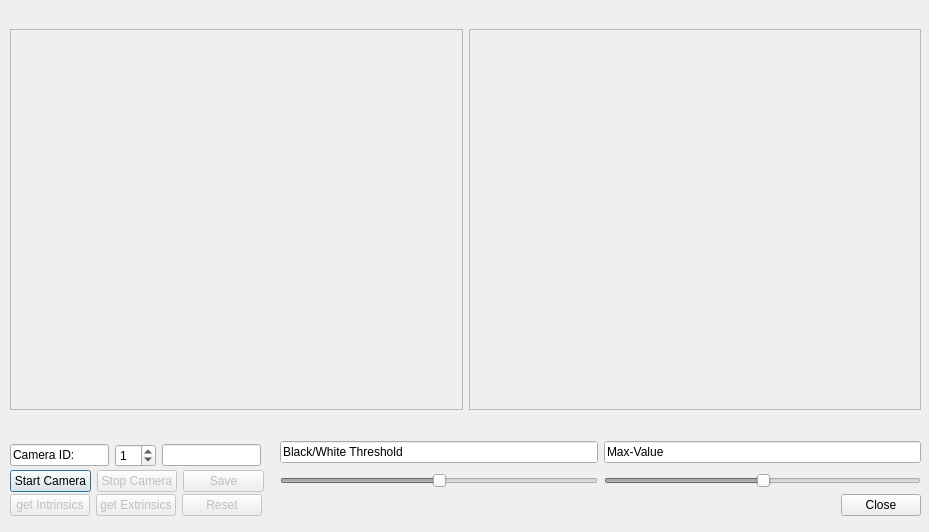
<?xml version="1.0" encoding="UTF-8"?>
<ui version="4.0">
 <class>CameraContrast</class>
 <widget class="QDialog" name="CameraContrast">
  <property name="geometry">
   <rect>
    <x>0</x>
    <y>0</y>
    <width>929</width>
    <height>532</height>
   </rect>
  </property>
  <property name="windowTitle">
   <string>Calibration</string>
  </property>
  <widget class="QWidget" name="horizontalLayoutWidget">
   <property name="geometry">
    <rect>
     <x>10</x>
     <y>470</y>
     <width>254</width>
     <height>23</height>
    </rect>
   </property>
   <layout class="QHBoxLayout" name="horizontalLayout">
    <item>
     <widget class="QPushButton" name="pushButtonStartCam">
      <property name="mouseTracking">
       <bool>true</bool>
      </property>
      <property name="toolTip">
       <string>Connect to camera with chosen ID</string>
      </property>
      <property name="toolTipDuration">
       <number>-1</number>
      </property>
      <property name="text">
       <string>Start Camera</string>
      </property>
     </widget>
    </item>
    <item>
     <widget class="QPushButton" name="pushButtonStopCam">
      <property name="enabled">
       <bool>false</bool>
      </property>
      <property name="toolTip">
       <string>Disconnect from camera</string>
      </property>
      <property name="toolTipDuration">
       <number>-1</number>
      </property>
      <property name="text">
       <string>Stop Camera</string>
      </property>
     </widget>
    </item>
    <item>
     <widget class="QPushButton" name="pushButtonSaveContrast">
      <property name="enabled">
       <bool>false</bool>
      </property>
      <property name="toolTip">
       <string>Save threshold and max value to camera, in order to use them in calibration processes</string>
      </property>
      <property name="text">
       <string>Save</string>
      </property>
     </widget>
    </item>
   </layout>
  </widget>
  <widget class="QWidget" name="horizontalLayoutWidget_2">
   <property name="geometry">
    <rect>
     <x>280</x>
     <y>470</y>
     <width>641</width>
     <height>21</height>
    </rect>
   </property>
   <layout class="QHBoxLayout" name="horizontalLayout_2">
    <item>
     <widget class="QSlider" name="horizontalSliderThreshold">
      <property name="enabled">
       <bool>false</bool>
      </property>
      <property name="toolTip">
       <string>Slide this value to change the black / white treshold</string>
      </property>
      <property name="toolTipDuration">
       <number>-1</number>
      </property>
      <property name="maximum">
       <number>255</number>
      </property>
      <property name="value">
       <number>128</number>
      </property>
      <property name="orientation">
       <enum>Qt::Horizontal</enum>
      </property>
     </widget>
    </item>
    <item>
     <widget class="QSlider" name="horizontalSliderMaxValue">
      <property name="enabled">
       <bool>false</bool>
      </property>
      <property name="toolTip">
       <string>Slide this value to change the maximum value</string>
      </property>
      <property name="maximum">
       <number>255</number>
      </property>
      <property name="value">
       <number>128</number>
      </property>
      <property name="orientation">
       <enum>Qt::Horizontal</enum>
      </property>
     </widget>
    </item>
   </layout>
  </widget>
  <widget class="QWidget" name="horizontalLayoutWidget_3">
   <property name="geometry">
    <rect>
     <x>280</x>
     <y>440</y>
     <width>641</width>
     <height>24</height>
    </rect>
   </property>
   <layout class="QHBoxLayout" name="horizontalLayout_3">
    <item>
     <widget class="QLineEdit" name="lineEdit">
      <property name="mouseTracking">
       <bool>false</bool>
      </property>
      <property name="autoFillBackground">
       <bool>true</bool>
      </property>
      <property name="text">
       <string>Black/White Threshold</string>
      </property>
      <property name="readOnly">
       <bool>true</bool>
      </property>
     </widget>
    </item>
    <item>
     <widget class="QLineEdit" name="lineEdit_2">
      <property name="mouseTracking">
       <bool>false</bool>
      </property>
      <property name="autoFillBackground">
       <bool>true</bool>
      </property>
      <property name="text">
       <string>Max-Value</string>
      </property>
      <property name="readOnly">
       <bool>true</bool>
      </property>
     </widget>
    </item>
   </layout>
  </widget>
  <widget class="QWidget" name="horizontalLayoutWidget_4">
   <property name="geometry">
    <rect>
     <x>10</x>
     <y>29</y>
     <width>911</width>
     <height>381</height>
    </rect>
   </property>
   <layout class="QHBoxLayout" name="horizontalLayout_4">
    <item>
     <widget class="QLabel" name="labelImageContrast">
      <property name="frameShape">
       <enum>QFrame::StyledPanel</enum>
      </property>
      <property name="frameShadow">
       <enum>QFrame::Sunken</enum>
      </property>
      <property name="text">
       <string/>
      </property>
     </widget>
    </item>
    <item>
     <widget class="QLabel" name="labelImageOrig">
      <property name="frameShape">
       <enum>QFrame::StyledPanel</enum>
      </property>
      <property name="text">
       <string/>
      </property>
     </widget>
    </item>
   </layout>
  </widget>
  <widget class="QWidget" name="horizontalLayoutWidget_5">
   <property name="geometry">
    <rect>
     <x>10</x>
     <y>440</y>
     <width>251</width>
     <height>31</height>
    </rect>
   </property>
   <layout class="QHBoxLayout" name="horizontalLayout_5">
    <item>
     <widget class="QLineEdit" name="lineEdit_3">
      <property name="mouseTracking">
       <bool>false</bool>
      </property>
      <property name="text">
       <string>Camera ID:</string>
      </property>
      <property name="readOnly">
       <bool>true</bool>
      </property>
     </widget>
    </item>
    <item>
     <widget class="QSpinBox" name="spinBoxCameraID">
      <property name="toolTip">
       <string extracomment="Choose the camera id to open"/>
      </property>
      <property name="value">
       <number>1</number>
      </property>
     </widget>
    </item>
    <item>
     <widget class="QLineEdit" name="lineEditStatus">
      <property name="mouseTracking">
       <bool>false</bool>
      </property>
      <property name="readOnly">
       <bool>true</bool>
      </property>
     </widget>
    </item>
   </layout>
  </widget>
  <widget class="QWidget" name="horizontalLayoutWidget_6">
   <property name="geometry">
    <rect>
     <x>10</x>
     <y>490</y>
     <width>911</width>
     <height>31</height>
    </rect>
   </property>
   <layout class="QHBoxLayout" name="horizontalLayout_6">
    <item>
     <widget class="QPushButton" name="pushButtonGetIntrinsics">
      <property name="enabled">
       <bool>false</bool>
      </property>
      <property name="toolTip">
       <string>Start calibration process for chosen camera to get intrinsic parameters</string>
      </property>
      <property name="text">
       <string>get Intrinsics</string>
      </property>
     </widget>
    </item>
    <item>
     <widget class="QPushButton" name="pushButtonGetExtrinsics">
      <property name="enabled">
       <bool>false</bool>
      </property>
      <property name="toolTip">
       <string>Start calibration process for chosen camera to get extrinsic parameters</string>
      </property>
      <property name="text">
       <string>get Extrinsics</string>
      </property>
     </widget>
    </item>
    <item>
     <widget class="QPushButton" name="pushButtonResetThr">
      <property name="enabled">
       <bool>false</bool>
      </property>
      <property name="toolTip">
       <string>Reset threshold and max-value</string>
      </property>
      <property name="text">
       <string>Reset</string>
      </property>
     </widget>
    </item>
    <item>
     <spacer name="horizontalSpacer">
      <property name="orientation">
       <enum>Qt::Horizontal</enum>
      </property>
      <property name="sizeHint" stdset="0">
       <size>
        <width>40</width>
        <height>20</height>
       </size>
      </property>
     </spacer>
    </item>
    <item>
     <widget class="QPushButton" name="pushButtonCloseCalibWindow">
      <property name="text">
       <string>Close</string>
      </property>
     </widget>
    </item>
   </layout>
  </widget>
 </widget>
 <resources/>
 <connections/>
</ui>
